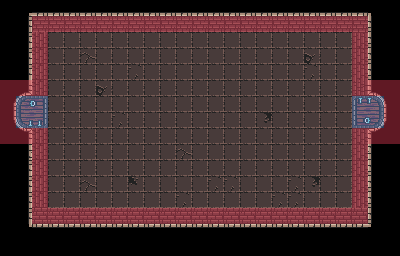

Rendered tile map (Tiled .tmx) drawn with the repository's tilesets; below, a short description and the map source with its tile grids summarised:
An orthogonal 25x16 tile map with 16x16 px tiles, 3 tile layers (Tile Layer 1, wall meta, door meta), 2 tilesets.

<map version="1.8" tiledversion="1.8.4" orientation="orthogonal" renderorder="right-down" width="25" height="16" tilewidth="16" tileheight="16" infinite="0" nextlayerid="5" nextobjectid="1">
 <tileset firstgid="1" source="0x72_DungeonTilesetII_v1.4.tsx" />
 <tileset firstgid="1025" source="MetaSet.tsx" />
 <layer id="1" name="Tile Layer 1" width="25" height="16">
  <data>[400 cells, 355 non-empty, 22 distinct tile ids]</data>
 </layer>
 <layer id="3" name="wall meta" width="25" height="16" opacity="0.4">
  <data>[400 cells, 72 non-empty, 1 distinct tile ids]</data>
 </layer>
 <layer id="4" name="door meta" width="25" height="16" opacity="0.4">
  <data>[400 cells, 8 non-empty, 1 distinct tile ids]</data>
 </layer>
</map>
